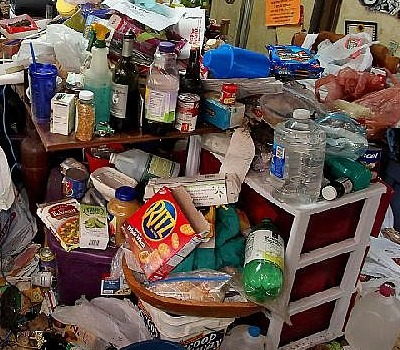
#> input picture test_images/table_closeup.jpg, 400 x 350 px
$ python -i render.py   (imports and definitions only)
#> lines starting #> are read from the running program, lines starting #| are printed output that depends on the picture
"""Renders: `render_focus` is the user-facing view; `render_overview` is a debug view of everything found."""

from __future__ import annotations

import cv2
import numpy as np
from PIL import Image, ImageDraw

from .schemas import AnalysisResult, Category, FocusTask

# [7 lines that did not run here, left out]
ZONE_COLOR = (0, 220, 170)


# [8 lines that did not run here, left out]


# [19 lines that did not run here, left out]


FOCUS_RED = (255, 32, 32)
HALO = (20, 0, 0)


# [15 lines left out: functions _draw_red_box, _blur_outside, not called in this run]


# [2 lines that did not run here, left out]


# [24 lines that did not run here, left out]


# [31 lines that did not run here, left out]

>>> import cv2
>>> picture = cv2.imread('../../test_images/table_closeup.jpg', cv2.IMREAD_GRAYSCALE)
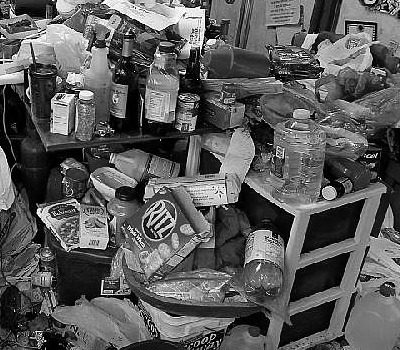
#> picture: shape (350, 400); min 0, max 255, mean 91.2
#> (the run stopped early here; a loop or call above may not have finished)

$ run again, on test_images/image.png
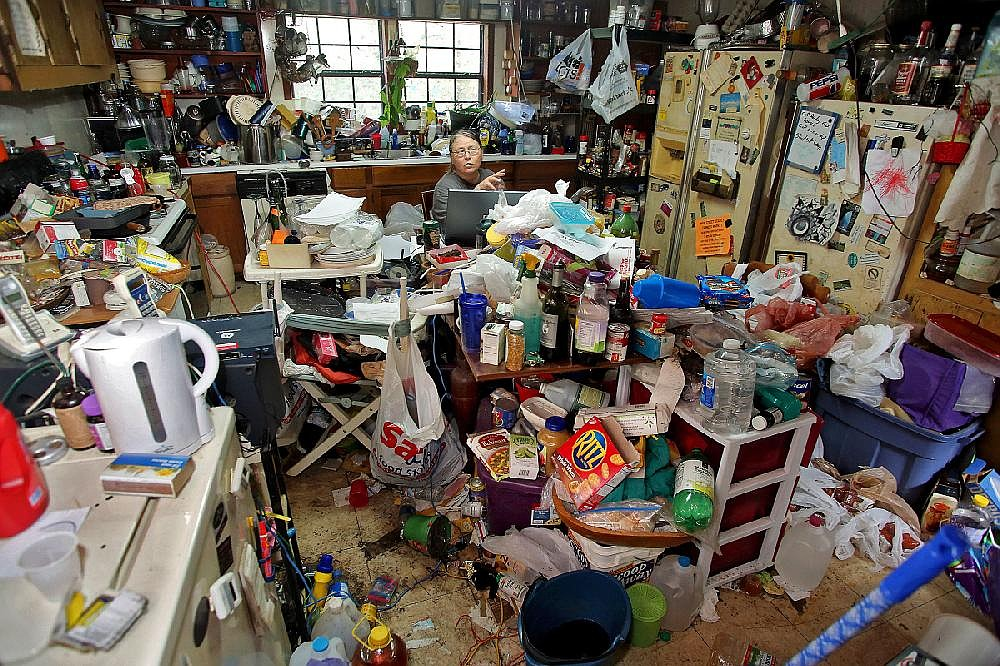
#> input picture test_images/image.png, 1000 x 666 px
#> `picture = cv2.imread('../../test_images/table_closeup.jpg', cv2.IMREAD..`:
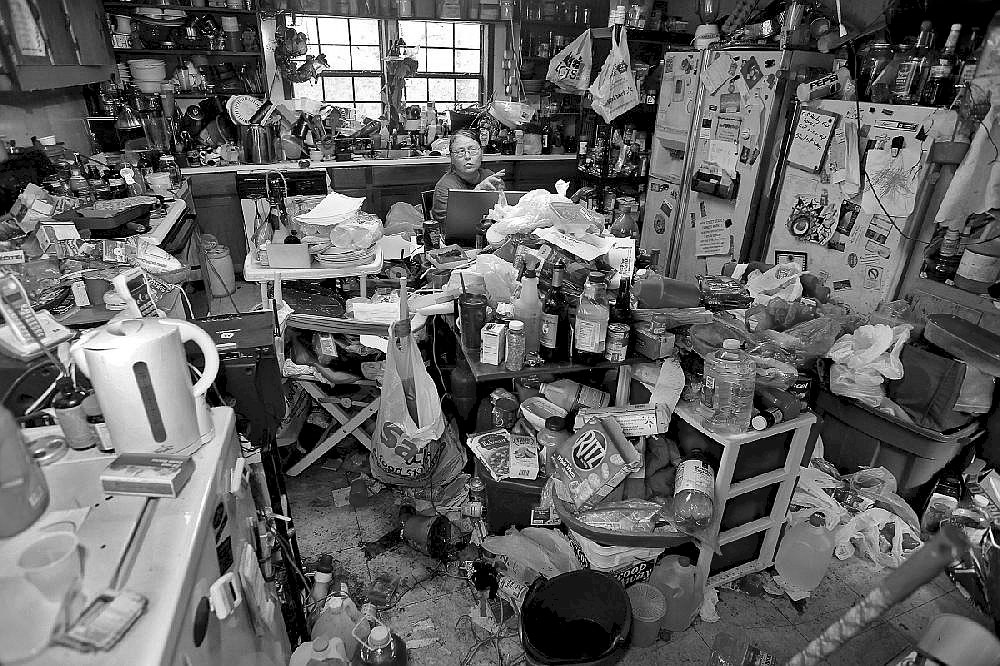
#> picture: shape (666, 1000); min 0, max 255, mean 98.4

$ run again, on test_images/image2.png
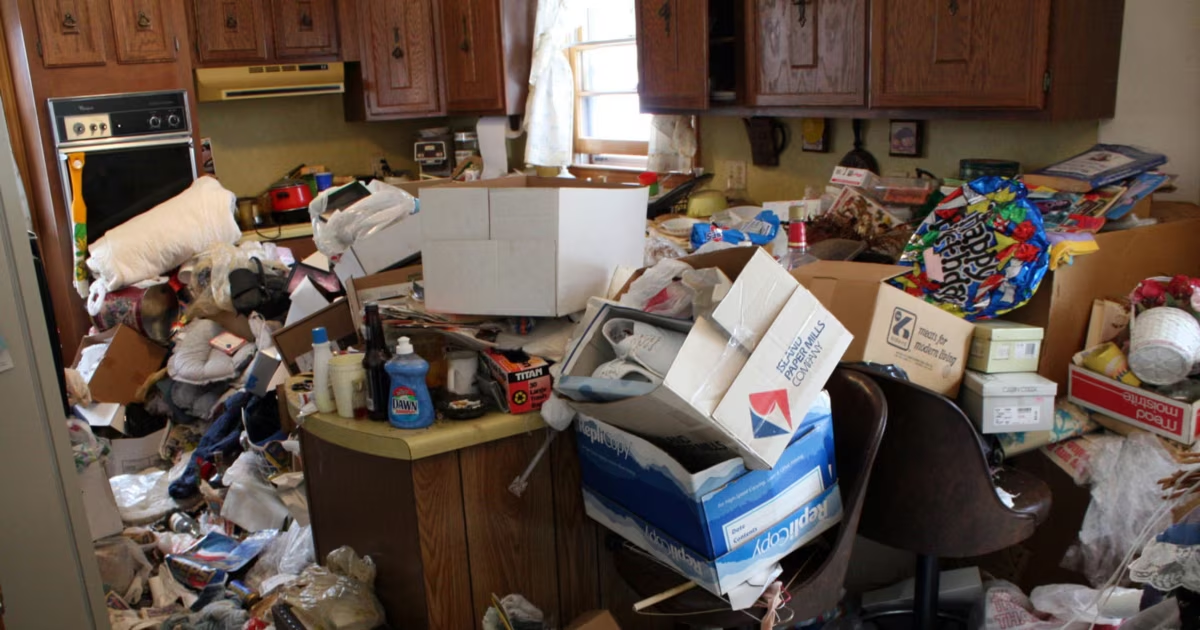
#> input picture test_images/image2.png, 1200 x 630 px
#> `picture = cv2.imread('../../test_images/table_closeup.jpg', cv2.IMREAD..`:
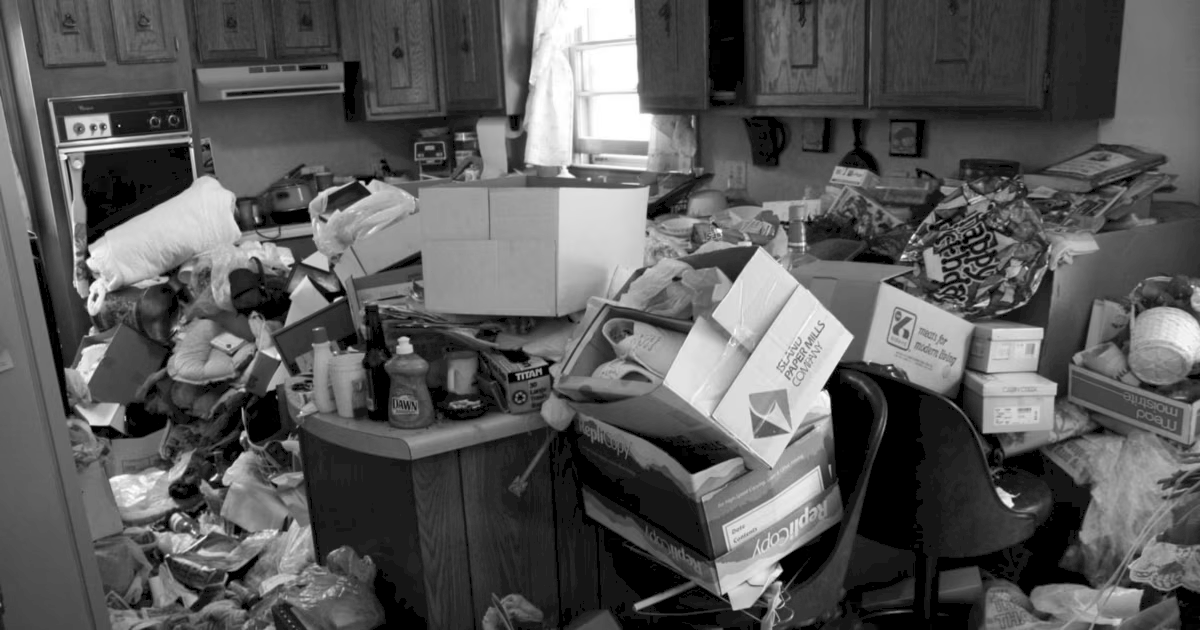
#> picture: shape (630, 1200); min 0, max 255, mean 89.8
